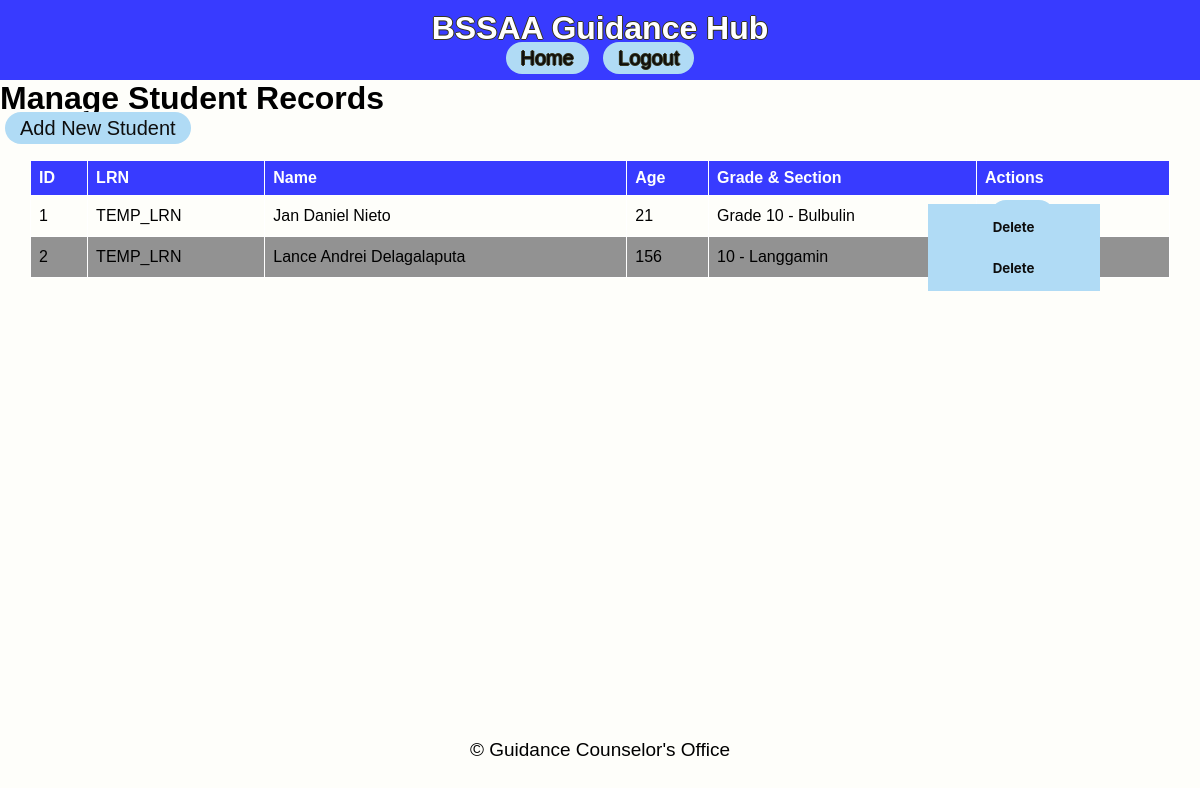
/manage_students, run on an earlier commit of the app's database.
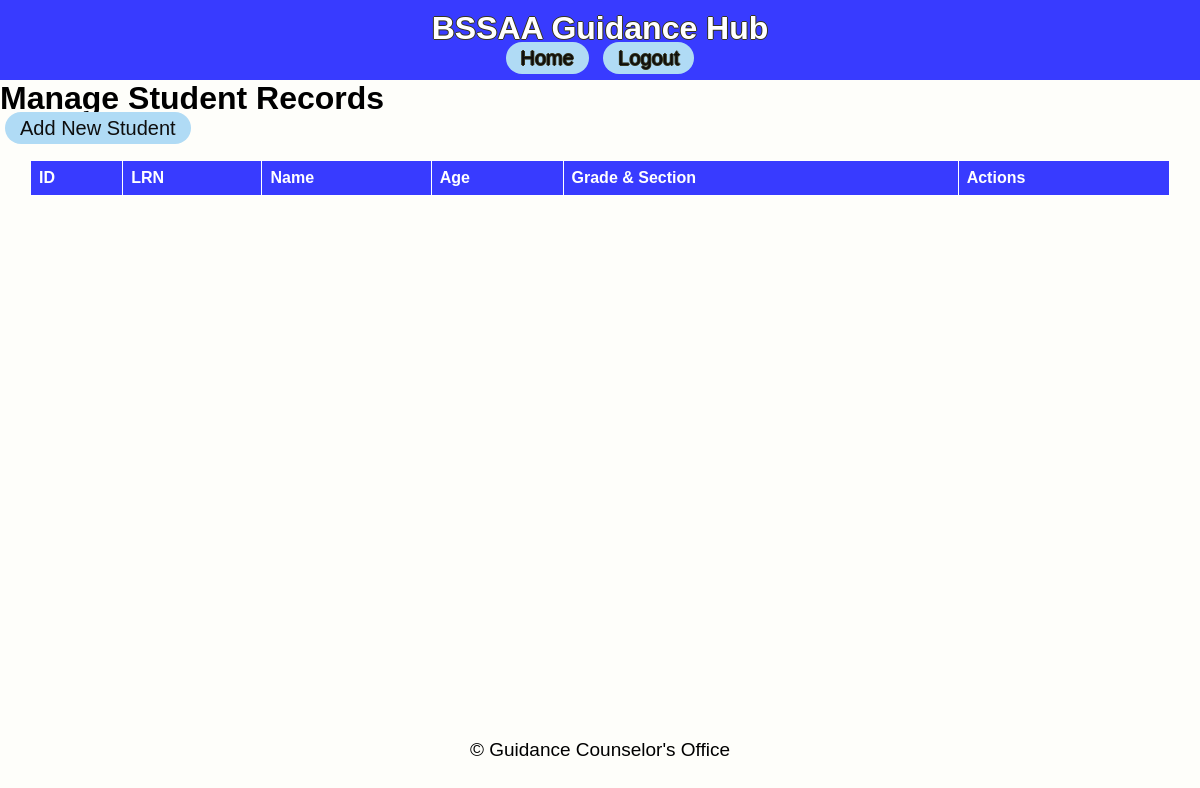
And on a later commit of the database.
### app/models.py (models this page shows)
class StudentRecord(db.Model):
    id = db.Column(db.Integer, primary_key=True)
    lrn = db.Column(db.String(12), nullable=False, unique=True)
    name = db.Column(db.String(100), nullable=False)
    grade_section = db.Column(db.String(50), nullable=False)
    birthdate = db.Column(db.Date, nullable=False)
    age = db.Column(db.Integer, nullable=False)
    mother_tongue = db.Column(db.String(50), nullable=False)
    ethnic_group = db.Column(db.String(50), nullable=True)
    religion = db.Column(db.String(50), nullable=False)
    address_house_no = db.Column(db.String(100), nullable=False)
    address_barangay = db.Column(db.String(100), nullable=False)
    address_city = db.Column(db.String(100), nullable=False)
    address_province = db.Column(db.String(100), nullable=False)
    mother_name = db.Column(db.String(100), nullable=False)
    father_name = db.Column(db.String(100), nullable=False)
    guardian_name = db.Column(db.String(100), nullable=True)
    offenses = db.relationship('OffenseRecord', backref='student', cascade='all, delete-orphan', lazy=True)

### app/routes.py (the view)
@main.route('/manage_students')
def manage_students():
    students = StudentRecord.query.all()
    return render_template('manage_students.html', students=students)

### app/templates/manage_students.html
{% extends 'base.html' %}
{% block content %}
<h1>Manage Student Records</h1>
<a href="{{ url_for('main.add_student') }}" class="capsule-button">Add New Student</a>
<table>
    <thead>
        <tr>
            <th>ID</th>
            <th>LRN</th>
            <th>Name</th>
            <th>Age</th>
            <th>Grade & Section</th>
            <th>Actions</th>
        </tr>
    </thead>
    <tbody>
        {% for student in students %}
        <tr>
            <td>{{ student.id }}</td>
            <td>{{ student.lrn }}</td>
            <td>{{ student.name }}</td>
            <td>{{ student.age }}</td>
            <td>{{ student.grade_section }}</td>
            <td>
                <a href="{{ url_for('main.edit_student', id=student.id) }}">Edit</a>
                <form action="{{ url_for('main.delete_student', id=student.id) }}" method="POST" style="display:inline;">
                    <button type="submit" onclick="return confirm('Are you sure you want to delete this student?');" style="display:inline;">Delete</button>
                </form>
            </td>
        </tr>
        {% endfor %}
    </tbody>
</table>
{% endblock %}

### app/templates/base.html (shortened to what this page needs)
<!DOCTYPE html>
<html lang="en">
<head>
    <link rel="stylesheet" href="{{ url_for('static', filename='css/styles.css') }}">
</head>
<body>
    <div class="wrapper">
        <header>
            <h1>BSSAA Guidance Hub</h1>
            <nav>
                <a href="{{ url_for('main.dashboard') }}">Home</a>
                <a href="{{ url_for('main.registration') }}">Logout</a>
            </nav>
        </header>
        <main>
            {% block content %}
            {% endblock %}
        </main>
        <footer>
            <p>&copy; {{ current_year }} Guidance Counselor's Office</p>
        </footer>
    </div>
</body>
</html>

### app/static/css/styles.css (style rules this page uses)
body { font-family: Arial, Helvetica, sans-serif; margin: 0; padding: 0; background-color: #f4f4f4; display: flex; flex-direction: column; min-height: 100vh; background-color: #FEFEFA; height: 100%; }
.wrapper { display: flex; flex-direction: column; min-height: 100vh; }
main { flex: 1; }
footer { padding: 10px 0; bottom: 0; width: 100%; text-align: center; }
header { background: #383bff; color: #ffffff; padding: 10px 0; text-align: center; text-shadow: -1px 0 rgb(54, 53, 31), 0 1px rgb(54, 53, 31), 1px 0 rgb(54, 53, 31), 0 -1px rgb(54, 53, 31); }
h1 { margin: 0; }
p { font-family: Verdana, Geneva, Tahoma, sans-serif; padding: 10px; font-size: 19px; }
a { font-size: 20px; background-color: #b0dbf5; margin: 0px 5px; border-radius: 40px; padding: 5px 15px; text-decoration: none; color: #0e0e0e; }
table { border: 1px solid #000000; width: 95%; border-collapse: collapse; margin: 20px 0; position: absolute; left: 30px; }
table th, table td { border: 1px solid #ffffff; text-align: left; padding: 8px; }
table th { background-color: #383bff; color: white; }

What changed in the data, as far as the page shows it:
removed StudentRecord: id "1", lrn "TEMP_LRN", name "Jan Daniel Nieto", age "21", grade_section "Grade 10 - Bulbulin"
removed StudentRecord: id "2", lrn "TEMP_LRN", name "Lance Andrei Delagalaputa", age "156", grade_section "10 - Langgamin"
